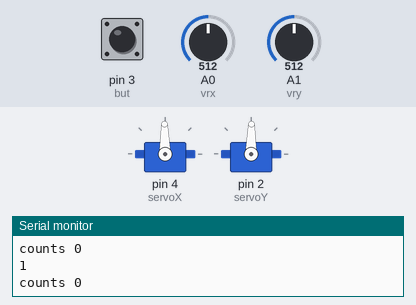
The sketch below on a simulated Arduino Uno, built with avr-gcc and run on an emulated ATmega328P. Parts: 2 × servo, the last lines printed to the serial monitor. The inputs (shaded band) are chosen by the test bench; at power-on: pin 3 (but) HIGH, A1 (vry) = 512, A0 (vrx) = 512.

Above: at 1.2 s.
1.3 s: pin 3 (but) pulled LOW for 0.15 s
At 2.36 s:
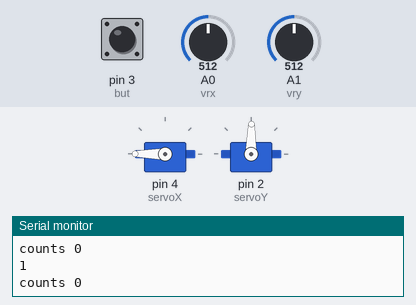
4.3 s: A1 (vry) set to 716
At 5.3 s:
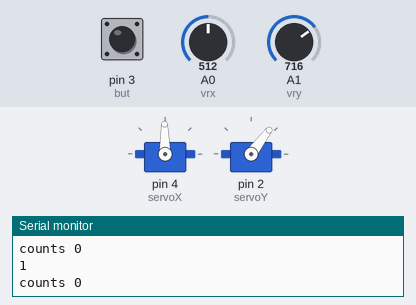
5.8 s: A0 (vrx) set to 716
At 6.5 s:
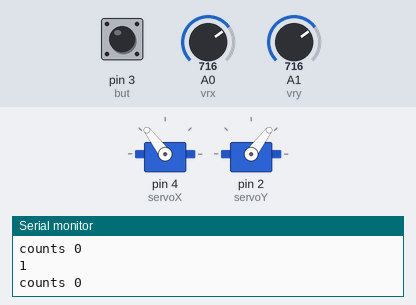
7.3 s: A0 (vrx) set to 900
At 7.6 s:
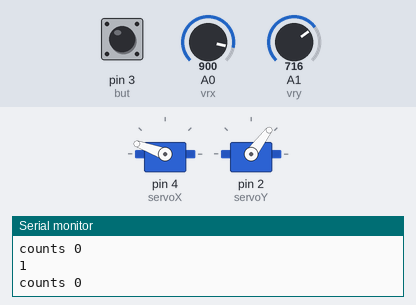
8.8 s: A1 (vry) set to 900
At 10.0 s:
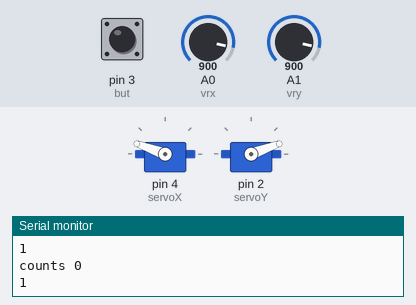
10.3 s: pin 3 (but) pulled LOW for 1 s
At 11.35 s:
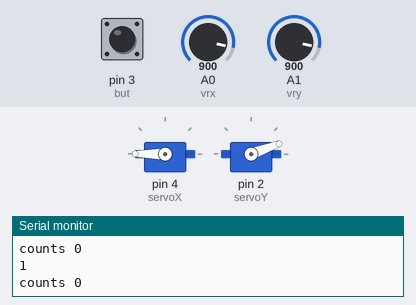
Timing chart, 0 to 13.9 s (numbered marks = the images above; inputs shaded):
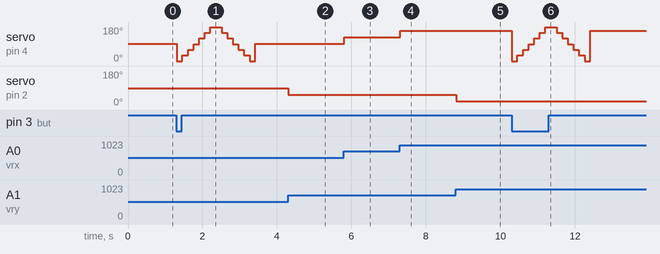

Measured:
- after the input at 1.3 s, servo on pin 4 (servoX): 91° → 0° at once, → 30° 0.15 s later, → 60° 0.15 s later, → 90° 0.15 s later, … (14 changes in this stretch)
- after the input at 4.3 s, servo on pin 2 (servoY): 89° → 53° at once
- after the input at 5.8 s, servo on pin 4 (servoX): 91° → 127° at once
- after the input at 7.3 s, servo on pin 4 (servoX): 127° → 160° at once
- after the input at 8.8 s, servo on pin 2 (servoY): 53° → 20° at once
- after the input at 10.3 s, servo on pin 4 (servoX): 160° → 0° at once, → 30° 0.15 s later, → 60° 0.15 s later, → 90° 0.15 s later, … (14 changes in this stretch)

The sketch:

laser_turret.ino
```cpp
#include <Servo.h>

int servoX = 4;
int servoY = 2;

int x;
int y;

int vrx = A0;
int vry = A1;
int but = 3;

int count = 0;
int angle = 0;
int val = LOW;
Servo servox;
Servo servoy;

void setup() {

  Serial.begin(9600);
  pinMode(vrx, INPUT);
  pinMode(vry, INPUT);
  pinMode(but, INPUT);
  servox.attach(servoX);
  servoy.attach(servoY);
  servox.write(100);
  servoy.write(100);
  digitalWrite(but, HIGH);

}

void loop() {
  val = digitalRead(but);

  if (val == LOW) {
      count = 1;
    }
   else
   {
      count = 0;
   }

   switch(count)
   {
      case 0:
          x = analogRead(vrx);
          x = map(x, 2, 1008, 0, 180);
          y = analogRead(vry);
          y = map(y, 2, 1008, 180, 0);

          servox.write(x);
          servoy.write(y);
          break;

      case 1:
          for (angle = 0; angle <= 180; angle += 30) {
              servox.write(angle);
              delay(150);
             }
          // And back from 180 to 0 degrees:
          for (angle = 180; angle >= 0; angle -= 30) {
            servox.write(angle);
            delay(150);
          }
          break;
   }


  Serial.println(val);
  Serial.print("counts ");
  Serial.println(count);
}
```
